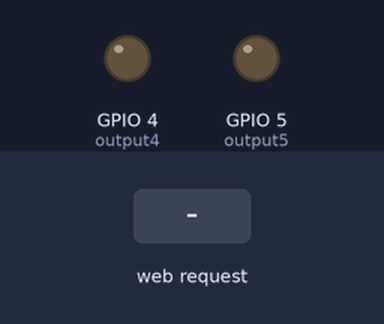
The sketch below on a simulated ESP8266 (NodeMCU). Shown: output pins drawn as LEDs (lit = HIGH). The test bench sets the inputs (shaded band). WiFi joins after 1.5 s; servers stay silent unless stated; what the sketch prints to the serial monitor is not drawn.

Above: at 2.7 s.
2.8 s: HTTP request GET /5/on received
At 3.5 s:
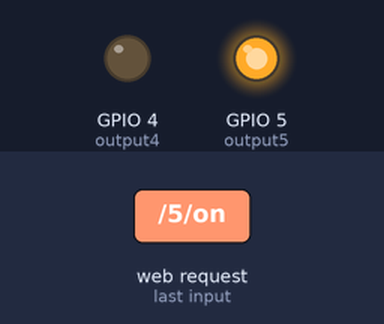
4.3 s: HTTP request GET /4/on received
At 4.6 s:
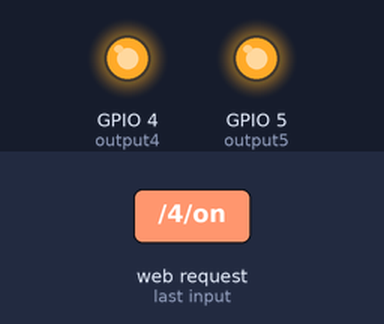
5.8 s: HTTP request GET /5/off received
At 6.9 s:
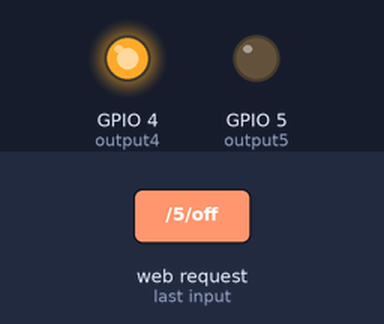
7.3 s: HTTP request GET /4/off received
At 8.1 s:
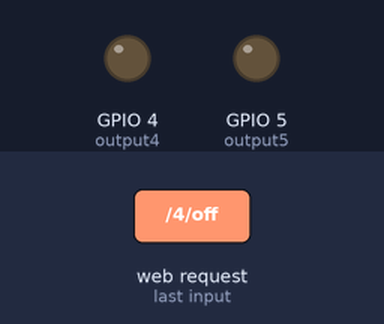
Timing chart, 0 to 9.8 s (numbered marks = the images above; inputs shaded):
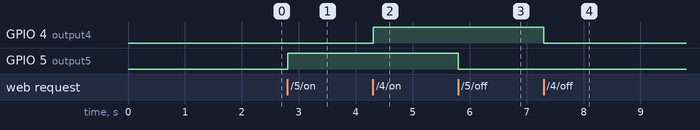

The sketch:

sketch_jun07d.ino
```cpp
/*********
  Rui Santos
  Complete project details at http://randomnerdtutorials.com
*********/

// Wir laden die uns schon bekannte WiFi Bibliothek
#include <ESP8266WiFi.h>

// Hier geben wir den WLAN Namen (SSID) und den Zugansschlüssel ein
const char* ssid     = "MeineFritzBox";
const char* password = "MeinWLANSchlüssel";

// Wir setzen den Webserver auf Port 80
WiFiServer server(80);

// Eine Variable um den HTTP Request zu speichern
String header;

// Hier wird der aktuelle Status des Relais festgehalten
String output5State = "off";
String output4State = "off";

// Die verwendeted GPIO Pins
// D1 = GPIO5 und D2 = GPIO4 - einfach bei Google nach "Amica Pinout" suchen
const int output5 = 5;
const int output4 = 4;

void setup() {
  Serial.begin(115200);
  // Die definierten GPIO Pins als output definieren ...
  pinMode(output5, OUTPUT);
  pinMode(output4, OUTPUT);
  // ... und erstmal auf LOW setzen
  digitalWrite(output5, LOW);
  digitalWrite(output4, LOW);

  // Per WLAN mit dem Netzwerk verbinden
  Serial.print("Connecting to ");
  Serial.println(ssid);
  WiFi.begin(ssid, password);
  while (WiFi.status() != WL_CONNECTED) {
    delay(500);
    Serial.print(".");
  }
  // Die IP vom Webserver auf dem seriellen Monitor ausgeben
  Serial.println("");
  Serial.println("WLAN verbunden.");
  Serial.println("IP Adresse: ");
  Serial.println(WiFi.localIP());
  server.begin();
}

void loop(){
  WiFiClient client = server.available();   // Hört auf Anfragen von Clients

  if (client) {                             // Falls sich ein neuer Client verbindet,
    Serial.println("Neuer Client.");          // Ausgabe auf den seriellen Monitor
    String currentLine = "";                // erstelle einen String mit den eingehenden Daten vom Client
    while (client.connected()) {            // wiederholen so lange der Client verbunden ist
      if (client.available()) {             // Fall ein Byte zum lesen da ist,
        char c = client.read();             // lese das Byte, und dann
        Serial.write(c);                    // gebe es auf dem seriellen Monitor aus
        header += c;
        if (c == '\n') {                    // wenn das Byte eine Neue-Zeile Char ist
          // wenn die aktuelle Zeile leer ist, kamen 2 in folge.
          // dies ist das Ende der HTTP-Anfrage vom Client, also senden wir eine Antwort:
          if (currentLine.length() == 0) {
            // HTTP-Header fangen immer mit einem Response-Code an (z.B. HTTP/1.1 200 OK)
            // gefolgt vom Content-Type damit der Client weiss was folgt, gefolgt von einer Leerzeile:
            client.println("HTTP/1.1 200 OK");
            client.println("Content-type:text/html");
            client.println("Connection: close");
            client.println();

            // Hier werden die GPIO Pins ein- oder ausgeschaltet
            if (header.indexOf("GET /5/on") >= 0) {
              Serial.println("GPIO 5 on");
              output5State = "on";
              digitalWrite(output5, HIGH);
            } else if (header.indexOf("GET /5/off") >= 0) {
              Serial.println("GPIO 5 off");
              output5State = "off";
              digitalWrite(output5, LOW);
            } else if (header.indexOf("GET /4/on") >= 0) {
              Serial.println("GPIO 4 on");
              output4State = "on";
              digitalWrite(output4, HIGH);
            } else if (header.indexOf("GET /4/off") >= 0) {
              Serial.println("GPIO 4 off");
              output4State = "off";
              digitalWrite(output4, LOW);
            }

            // Hier wird nun die HTML Seite angezeigt:
            client.println("<!DOCTYPE html><html>");
            client.println("<head><meta name=\"viewport\" content=\"width=device-width, initial-scale=1\">");
            client.println("<link rel=\"icon\" href=\"data:,\">");
            // Es folgen der CSS-Code um die Ein/Aus Buttons zu gestalten
            // Hier können Sie die Hintergrundfarge (background-color) und Schriftgröße (font-size) anpassen
            client.println("<style>html { font-family: Helvetica; display: inline-block; margin: 0px auto; text-align: center;}");
            client.println(".button { background-color: #333344; border: none; color: white; padding: 16px 40px;");
            client.println("text-decoration: none; font-size: 30px; margin: 2px; cursor: pointer;}");
            client.println(".button2 {background-color: #888899;}</style></head>");

            // Webseiten-Überschrift
            client.println("<body><h1>ESP8266 Web Server</h1>");

            // Zeige den aktuellen Status, und AN/AUS Buttons for GPIO 5
            client.println("<p>GPIO 5 - State " + output5State + "</p>");
            // wenn output5State = off, zeige den EIN Button
            if (output5State=="off") {
              client.println("<p><a href=\"/5/on\"><button class=\"button\">EIN</button></a></p>");
            } else {
              client.println("<p><a href=\"/5/off\"><button class=\"button button2\">AUS</button></a></p>");
            }

            // Das gleiche für GPIO 4
            client.println("<p>GPIO 4 - State " + output4State + "</p>");
            // Wenn output4State = off, zeige den EIN Button
            if (output4State=="off") {
              client.println("<p><a href=\"/4/on\"><button class=\"button\">EIN</button></a></p>");
            } else {
              client.println("<p><a href=\"/4/off\"><button class=\"button button2\">AUS</button></a></p>");
            }
            client.println("</body></html>");

            // Die HTTP-Antwort wird mit einer Leerzeile beendet
            client.println();
            // und wir verlassen mit einem break die Schleife
            break;
          } else { // falls eine neue Zeile kommt, lösche die aktuelle Zeile
            currentLine = "";
          }
        } else if (c != '\r') {  // wenn etwas kommt was kein Zeilenumbruch ist,
          currentLine += c;      // füge es am Ende von currentLine an
        }
      }
    }
    // Die Header-Variable für den nächsten Durchlauf löschen
    header = "";
    // Die Verbindung schließen
    client.stop();
    Serial.println("Client getrennt.");
    Serial.println("");
  }
}
```

Measured:
- after the input at 2.8 s, GPIO 5 (output5): LOW → HIGH at once
- after the input at 4.3 s, GPIO 4 (output4): LOW → HIGH at once
- after the input at 5.8 s, GPIO 5 (output5): HIGH → LOW at once
- after the input at 7.3 s, GPIO 4 (output4): HIGH → LOW at once
